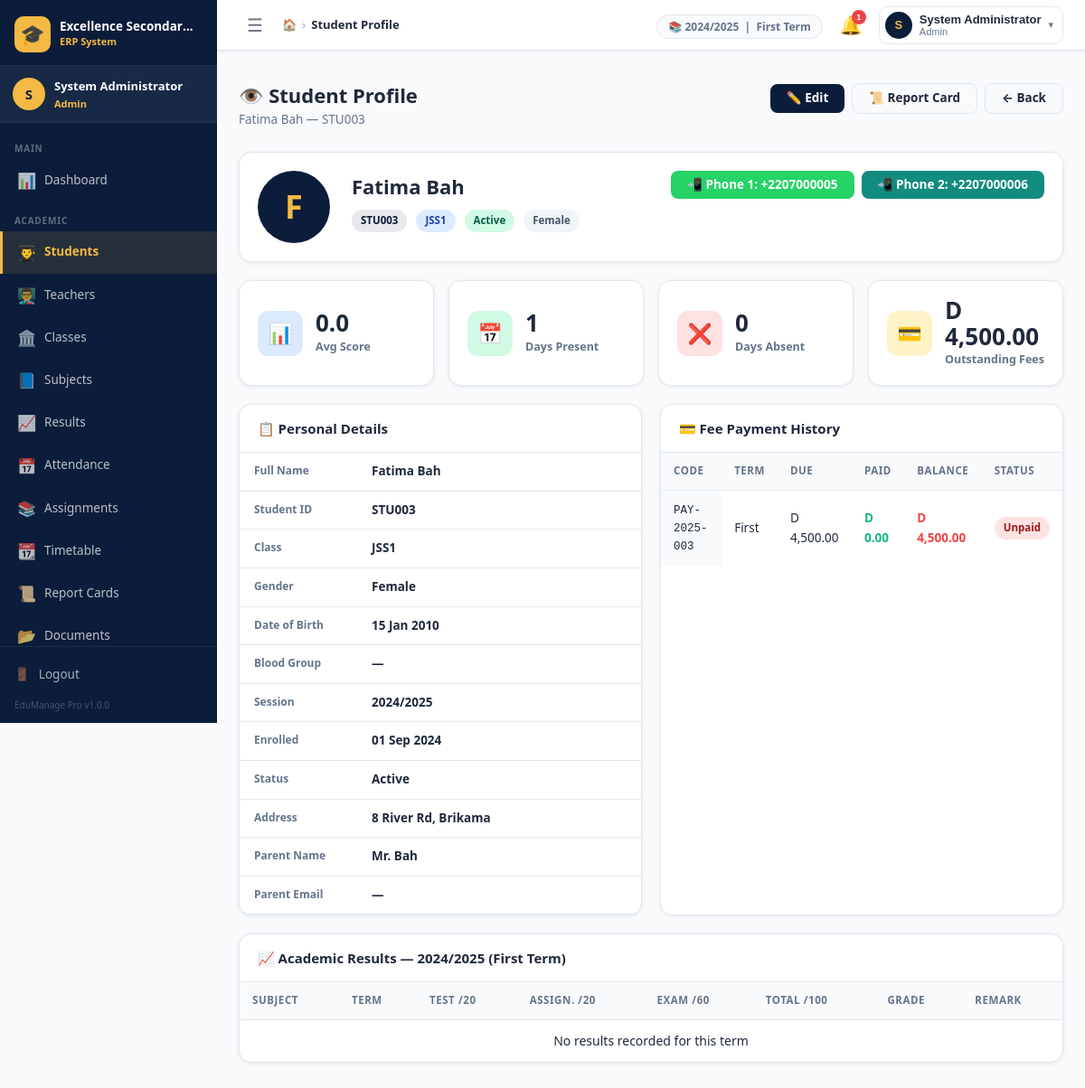
Screenshot of /admin/students_view.php?id=3 (signed in) with the database file from the repository.
### tables this page shows
CREATE TABLE `settings` (
  `id`          INT UNSIGNED NOT NULL AUTO_INCREMENT,
  `setting_key` VARCHAR(100) NOT NULL UNIQUE,
  `setting_val` TEXT         DEFAULT NULL,
  `updated_at`  TIMESTAMP    NOT NULL DEFAULT CURRENT_TIMESTAMP ON UPDATE CURRENT_TIMESTAMP,
  PRIMARY KEY (`id`),
  KEY `idx_key` (`setting_key`)
);

CREATE TABLE `students` (
  `id`              INT UNSIGNED NOT NULL AUTO_INCREMENT,
  `user_id`         INT UNSIGNED DEFAULT NULL,
  `student_id`      VARCHAR(20)  NOT NULL UNIQUE,
  `full_name`       VARCHAR(100) NOT NULL,
  `gender`          ENUM('Male','Female') NOT NULL,
  `dob`             DATE         DEFAULT NULL,
  `class_id`        INT UNSIGNED NOT NULL,
  `session_id`      INT UNSIGNED NOT NULL,
  `parent_name`     VARCHAR(100) DEFAULT NULL,
  `parent_phone1`   VARCHAR(20)  NOT NULL,
  `parent_phone2`   VARCHAR(20)  NOT NULL,
  `parent_email`    VARCHAR(100) DEFAULT NULL,
  `address`         TEXT         DEFAULT NULL,
  `photo`           VARCHAR(255) DEFAULT NULL,
  `blood_group`     VARCHAR(5)   DEFAULT NULL,
  `medical_notes`   TEXT         DEFAULT NULL,
  `status`          ENUM('active','inactive','graduated','transferred') NOT NULL DEFAULT 'active',
  `enrolled_date`   DATE         DEFAULT NULL,
  `created_at`      TIMESTAMP    NOT NULL DEFAULT CURRENT_TIMESTAMP,
  `updated_at`      TIMESTAMP    NOT NULL DEFAULT CURRENT_TIMESTAMP ON UPDATE CURRENT_TIMESTAMP,
  PRIMARY KEY (`id`),
  KEY `idx_student_id` (`student_id`),
  KEY `idx_class`      (`class_id`),
  KEY `idx_session`    (`session_id`),
  CONSTRAINT `fk_student_class`   FOREIGN KEY (`class_id`)   REFERENCES `classes`(`id`),
  CONSTRAINT `fk_student_session` FOREIGN KEY (`session_id`) REFERENCES `academic_sessions`(`id`),
  CONSTRAINT `fk_student_user`    FOREIGN KEY (`user_id`)    REFERENCES `users`(`id`) ON DELETE SET NULL
);

CREATE TABLE `classes` (
  `id`          INT UNSIGNED NOT NULL AUTO_INCREMENT,
  `name`        VARCHAR(50)  NOT NULL UNIQUE,
  `description` VARCHAR(255) DEFAULT NULL,
  `capacity`    INT UNSIGNED DEFAULT 40,
  `sort_order`  INT UNSIGNED DEFAULT 0,
  `created_at`  TIMESTAMP    NOT NULL DEFAULT CURRENT_TIMESTAMP,
  PRIMARY KEY (`id`),
  KEY `idx_name` (`name`)
);

CREATE TABLE `payments` (
  `id`             INT UNSIGNED  NOT NULL AUTO_INCREMENT,
  `payment_code`   VARCHAR(20)   NOT NULL UNIQUE,
  `student_id`     INT UNSIGNED  NOT NULL,
  `term_id`        INT UNSIGNED  NOT NULL,
  `session_id`     INT UNSIGNED  NOT NULL,
  `fee_type`       VARCHAR(100)  NOT NULL DEFAULT 'School Fees',
  `amount_due`     DECIMAL(10,2) NOT NULL DEFAULT 0,
  `amount_paid`    DECIMAL(10,2) NOT NULL DEFAULT 0,
  `balance`        DECIMAL(10,2) GENERATED ALWAYS AS (`amount_due`-`amount_paid`) STORED,
  `payment_date`   DATE          DEFAULT NULL,
  `payment_method` VARCHAR(50)   DEFAULT 'Cash',
  `receipt_no`     VARCHAR(50)   DEFAULT NULL,
  `status`         ENUM('paid','partial','unpaid') NOT NULL DEFAULT 'unpaid',
  `notes`          TEXT          DEFAULT NULL,
  `recorded_by`    INT UNSIGNED  DEFAULT NULL,
  `created_at`     TIMESTAMP     NOT NULL DEFAULT CURRENT_TIMESTAMP,
  `updated_at`     TIMESTAMP     NOT NULL DEFAULT CURRENT_TIMESTAMP ON UPDATE CURRENT_TIMESTAMP,
  PRIMARY KEY (`id`),
  CONSTRAINT `fk_pay_student` FOREIGN KEY (`student_id`) REFERENCES `students`(`id`) ON DELETE CASCADE,
  CONSTRAINT `fk_pay_term`    FOREIGN KEY (`term_id`)    REFERENCES `terms`(`id`),
  CONSTRAINT `fk_pay_session` FOREIGN KEY (`session_id`) REFERENCES `academic_sessions`(`id`)
);

CREATE TABLE `terms` (
  `id`         INT UNSIGNED NOT NULL AUTO_INCREMENT,
  `name`       VARCHAR(20)  NOT NULL,
  `session_id` INT UNSIGNED NOT NULL,
  `is_current` TINYINT(1)   NOT NULL DEFAULT 0,
  `start_date` DATE         DEFAULT NULL,
  `end_date`   DATE         DEFAULT NULL,
  PRIMARY KEY (`id`),
  KEY `idx_session` (`session_id`),
  CONSTRAINT `fk_terms_session` FOREIGN KEY (`session_id`) REFERENCES `academic_sessions`(`id`)
);

### admin/students_view.php (the view, shortened to what the rows shown need)
<?php
$id = int_val($_GET['id'] ?? 0);
$student = Database::fetchOne(
    "SELECT s.*, c.name AS class_name, ses.name AS session_name
     FROM students s
     JOIN classes c ON c.id = s.class_id
     JOIN academic_sessions ses ON ses.id = s.session_id
     WHERE s.id = ?",
    [$id]
);
$payments = Database::fetchAll(
    "SELECT p.*, t.name AS term_name
     FROM payments p JOIN terms t ON t.id = p.term_id
     WHERE p.student_id = ?
     ORDER BY p.created_at DESC",
    [$id]
);
include INCLUDES_PATH . '/header.php';
?>
<div class="page-header">
    <div class="page-header-left">
        <h1 class="page-title">👁️ Student Profile</h1>
        <p class="page-subtitle"><?= e($student['full_name']) ?> &mdash; <?= e($student['student_id']) ?></p>
    </div>
</div>
<div class="card mb-20">
    <div class="card-body">
        <div style="display:flex;gap:24px;align-items:flex-start;flex-wrap:wrap">
            <div style="width:80px;height:80px;background:var(--navy);border-radius:50%;display:flex;align-items:center;justify-content:center;font-size:36px;font-weight:800;color:var(--accent);flex-shrink:0">
                <?= strtoupper(substr($student['full_name'],0,1)) ?>
            </div>
            <div style="flex:1">
                <div style="font-size:22px;font-weight:800;color:var(--text)"><?= e($student['full_name']) ?></div>
                <div style="display:flex;gap:10px;flex-wrap:wrap;margin-top:8px">
                    <span class="badge badge-navy"><?= e($student['student_id']) ?></span>
                    <span class="badge badge-primary"><?= e($student['class_name']) ?></span>
                    <?= status_badge($student['status']) ?>
                    <span class="badge badge-secondary"><?= e($student['gender']) ?></span>
                </div>
            </div>
            <div style="display:flex;gap:8px;flex-wrap:wrap">
                <a href="<?= e(wa_link($student['parent_phone1'], "Hello, I am contacting you regarding {$student['full_name']} from " . get_setting('school_name') . ".")) ?>"
                   target="_blank" class="btn btn-whatsapp">📲 Phone 1: +<?= e($student['parent_phone1']) ?></a>
                <a href="<?= e(wa_link($student['parent_phone2'], "Hello, I am contacting you regarding {$student['full_name']} from " . get_setting('school_name') . ".")) ?>"
                   target="_blank" class="btn btn-wa-dark">📲 Phone 2: +<?= e($student['parent_phone2']) ?></a>
            </div>
        </div>
    </div>
</div>
            <?php $totalBalance = array_sum(array_column($payments,'balance')); ?>
            <div class="stat-value"><?= money($totalBalance) ?></div>
<div class="grid-2 mb-20">
    <div class="card">
        <div class="table-wrap">
            <table class="data-table">
                <thead><tr>
                    <th>Code</th><th>Term</th><th>Due</th><th>Paid</th><th>Balance</th><th>Status</th>
                </tr></thead>
                <tbody>
                <?php if ($payments): foreach ($payments as $p): ?>
                    <tr>
                        <td class="code"><?= e($p['payment_code']) ?></td>
                        <td><?= e($p['term_name']) ?></td>
                        <td><?= money($p['amount_due']) ?></td>
                        <td style="color:var(--emerald);font-weight:700"><?= money($p['amount_paid']) ?></td>
                        <td style="color:<?= $p['balance']>0?'var(--red)':'var(--emerald)' ?>;font-weight:700"><?= money($p['balance']) ?></td>
                        <td><?= status_badge($p['status']) ?></td>
                    </tr>
                <?php endforeach; else: ?>
                    <tr><td colspan="6" class="table-empty">No payment records</td></tr>
                <?php endif; ?>
                </tbody>
            </table>
        </div>
    </div>
</div>
<div class="card mb-20">
    <div class="table-wrap">
        <table class="data-table">
            <thead><tr>
                <th data-sort>Subject</th>
                <th>Term</th>
                <th>Test /<?= e(get_setting('results_test_max','20')) ?></th>
                <th>Assign. /<?= e(get_setting('results_asn_max','20')) ?></th>
                <th>Exam /<?= e(get_setting('results_exam_max','60')) ?></th>
                <th>Total /100</th>
                <th>Grade</th>
                <th>Remark</th>
            </tr></thead>
        </table>
    </div>
</div>
<?php include INCLUDES_PATH . '/footer.php'; ?>

### includes/header.php (shortened to what the rows shown need)
<?php
$schoolName  = get_setting('school_name', APP_NAME);
?>
<!DOCTYPE html>
<html lang="en">
<head>
    <link rel="stylesheet" href="<?= BASE_URL ?>/assets/css/style.css">
</head>
<body>
<div class="app-wrapper">
    <?php include INCLUDES_PATH . '/sidebar.php'; ?>
    <div class="main-area">
        <header class="topnav">
            <div class="topnav-right">
                <div class="topnav-meta hidden-sm">
                    <span class="meta-pill">
                        📚 <?= e(get_setting('current_session', '—')) ?>
                        &nbsp;|&nbsp;
                        <?= e(get_setting('current_term', '—')) ?> Term
                    </span>
                </div>
            </div>
        </header>
        <main class="main-content">

### includes/functions.php (shortened to what the rows shown need)
<?php
function e(mixed $val): string {
    return htmlspecialchars((string)($val ?? ''), ENT_QUOTES | ENT_HTML5, 'UTF-8');
}
function get_setting(string $key, string $default = ''): string {
    static $cache = [];
    if (!isset($cache[$key])) {
        $row = Database::fetchOne(
            "SELECT setting_val FROM settings WHERE setting_key = ? LIMIT 1",
            [$key]
        );
        $cache[$key] = $row ? $row['setting_val'] : $default;
    }
    return $cache[$key] ?? $default;
}
function status_badge(string $status): string {
    $map = [
        'active'    => 'badge-success',
        'inactive'  => 'badge-danger',
        'present'   => 'badge-success',
        'absent'    => 'badge-danger',
        'late'      => 'badge-warning',
        'paid'      => 'badge-success',
        'partial'   => 'badge-warning',
        'unpaid'    => 'badge-danger',
        'high'      => 'badge-danger',
        'normal'    => 'badge-primary',
        'low'       => 'badge-secondary',
        'graduated' => 'badge-purple',
        'transferred'=> 'badge-info',
    ];
    $cls = $map[strtolower($status)] ?? 'badge-secondary';
    return '<span class="badge ' . $cls . '">' . e(ucfirst($status)) . '</span>';
}
function int_val(mixed $val, int $default = 0): int {
    return filter_var($val, FILTER_VALIDATE_INT) !== false ? (int)$val : $default;
}
function wa_link(string $phone, string $message): string {
    $phone = preg_replace('/[^0-9]/', '', $phone);
    return WA_BASE_URL . $phone . '?text=' . rawurlencode($message);
}
function money(float $amount): string {
    return get_setting('currency_symbol', 'D') . ' ' . number_format($amount, 2);
}

### rows the page displays
settings: setting_val "2024/2025"
settings: setting_val "First"
students: full_name "Fatima Bah", student "STU003", full_name "F", class.name "JSS1", status "Active", gender "Female", parent_phone1 "2207000005", parent_phone2 "2207000006"
payments: payment_code "PAY-2025-003", term.name "First", amount_due "D 4,500.00", amount_paid "D 0.00", balance "D 4,500.00", status "Unpaid"
settings: setting_val "20"
settings: setting_val "20"
settings: setting_val "60"

### other values shown
get_setting('school_name', APP_NAME) "Excellence Secondar…"
substr(current_full_name(), 0, 1) "S"
current_full_name() "System Administrator"
current_role_name() "Admin"
$item['section'] "MAIN"
$item['icon'] "📊"
$item['label'] "Dashboard"
$item['section'] "ACADEMIC"
$item['icon'] "👨‍🎓"
$item['label'] "Students"
$item['icon'] "👨‍🏫"
$item['label'] "Teachers"
$item['icon'] "🏛️"
$item['label'] "Classes"
$item['icon'] "📘"
